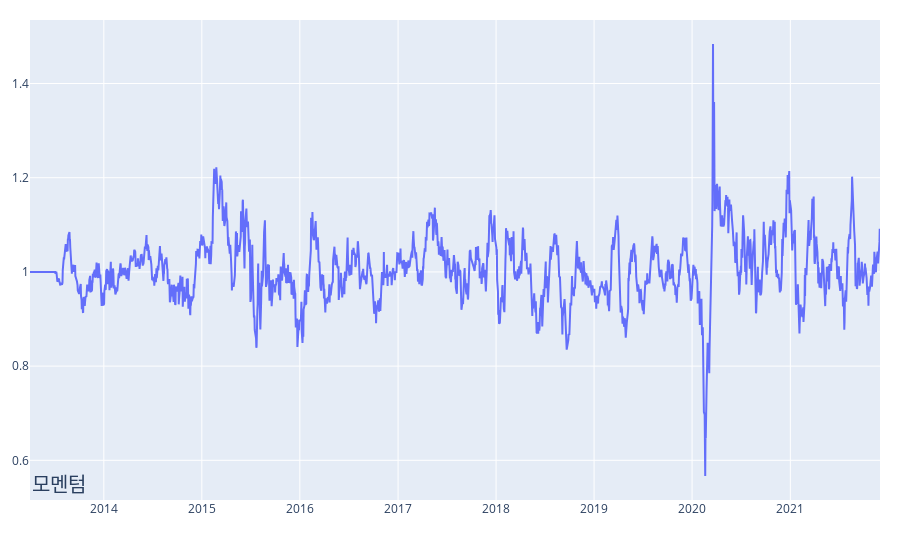

Source (notebook cell):
### Code cell
draw_data_html(target_posterior, 'relative')

### Figure 1 — Plotly figure (JSON) as saved in the notebook; plotly's stock layout.template omitted (floating-point values rounded to 4 significant figures; data arrays with more than 128 entries replaced by an {"elided": "..."} marker saying what was removed)
{"data": [{"mode": "lines", "name": "data", "x": {"elided": "2133 str values"}, "y": {"elided": "2133 float values"}, "type": "scatter"}], "layout": {"margin": {"l": 20, "r": 20, "t": 20, "b": 60}, "annotations": [{"font": {"size": 20}, "showarrow": false, "text": "모멘텀", "textangle": 0, "x": 0, "xanchor": "left", "xref": "paper", "y": 0, "yref": "paper"}]}}
